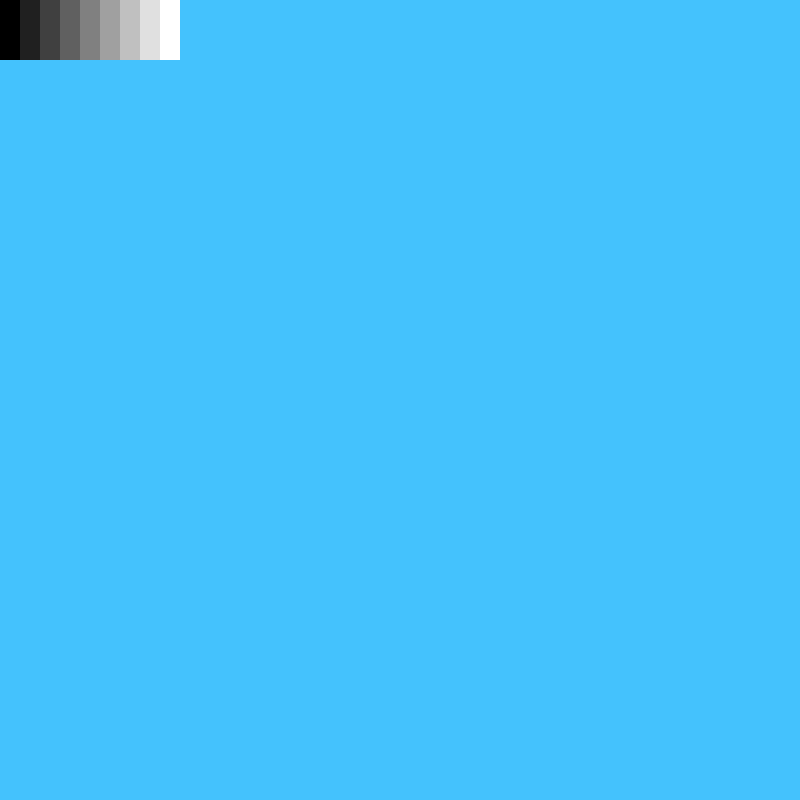
Frame 1 (no input)
Frame 60 (no input): identical to frame 1, image omitted
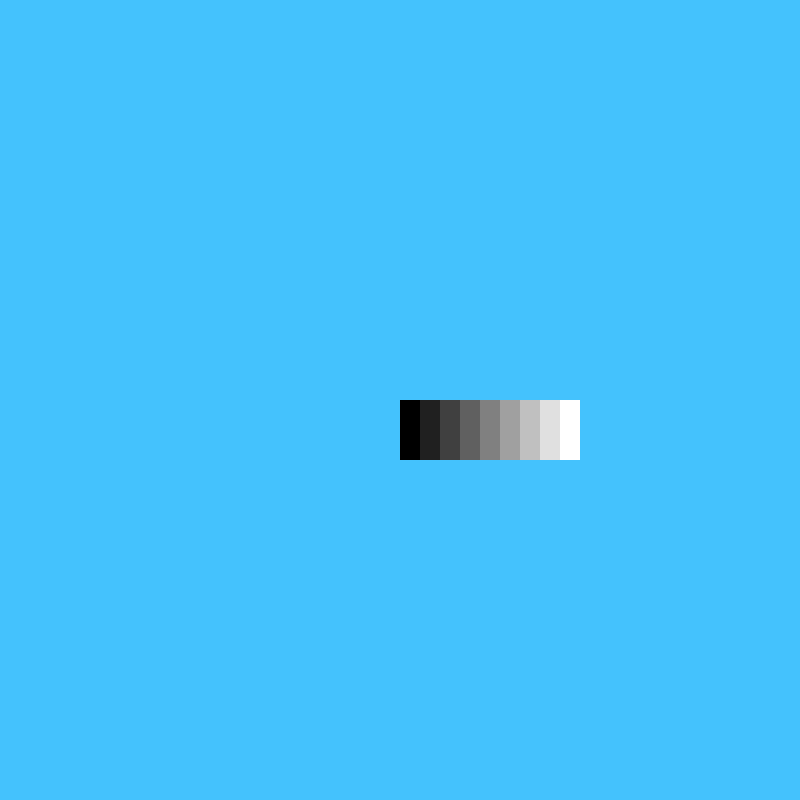
Frame 120 (the mouse pressed at the canvas centre since frame 60)

The p5.js sketch that drew these frames (run headless with seeded random() and noise() and a simulated clock; from frame 60 on, the mouse is pressed at the canvas centre):

// p5.js sketch
// ── sketch.js
let squaresX = 80;
let squaresY = 80;

function setup() {
  createCanvas(800, 800);
}

function draw() {
  background(68, 194, 253);
  noStroke();
  for (let i = 0; i < squaresX.length; i++) {
    rect(200, 200, 50, 50);
    console.log(i);
  }
  for (var rectNum = 0; rectNum <= 8; rectNum += 1) {
    fill(rectNum * 32);
    rect(mouseX + rectNum * 20, mouseY, 20, 60);
  }

}
